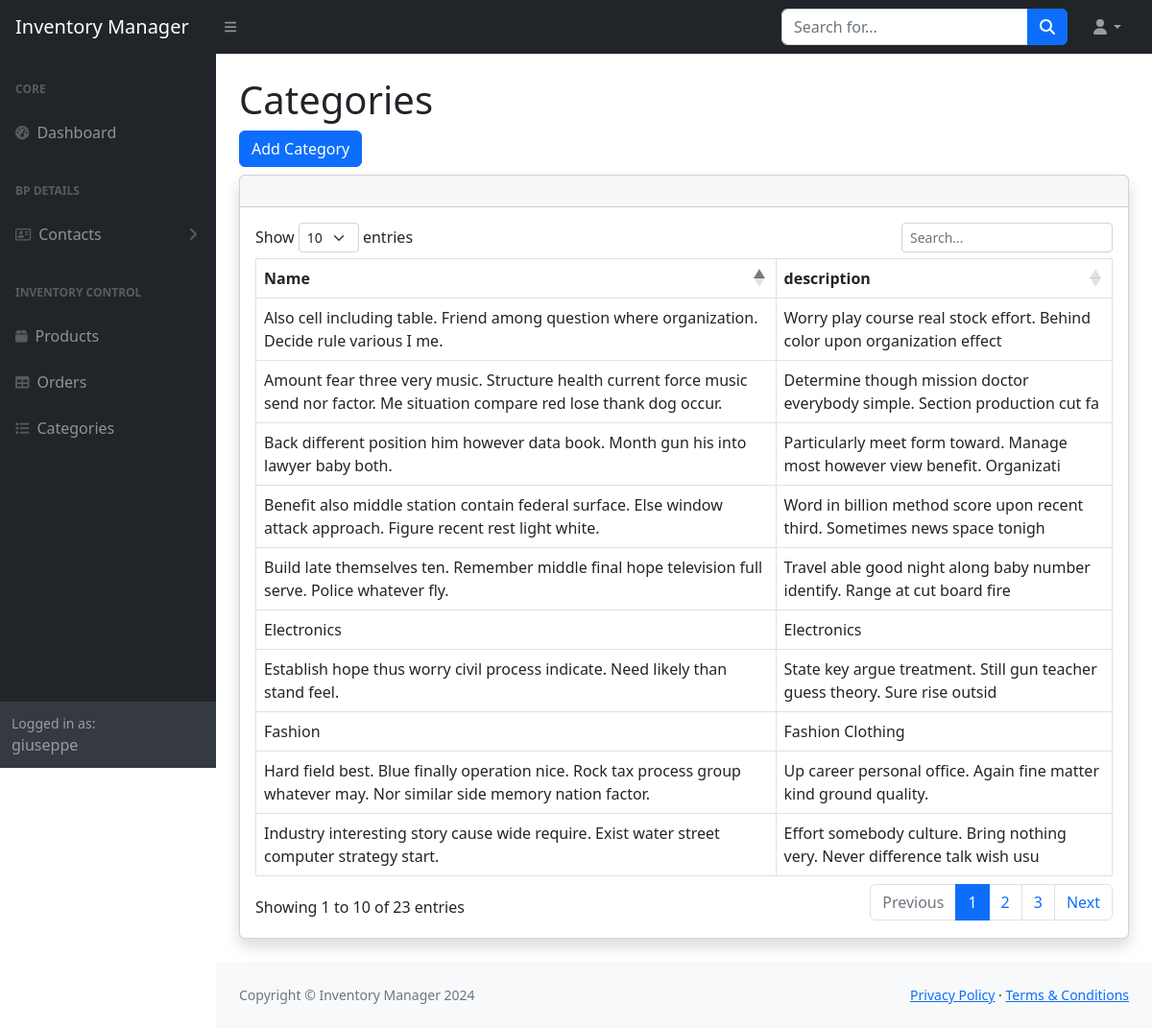
The page /categories (signed in) on the database as committed earlier.
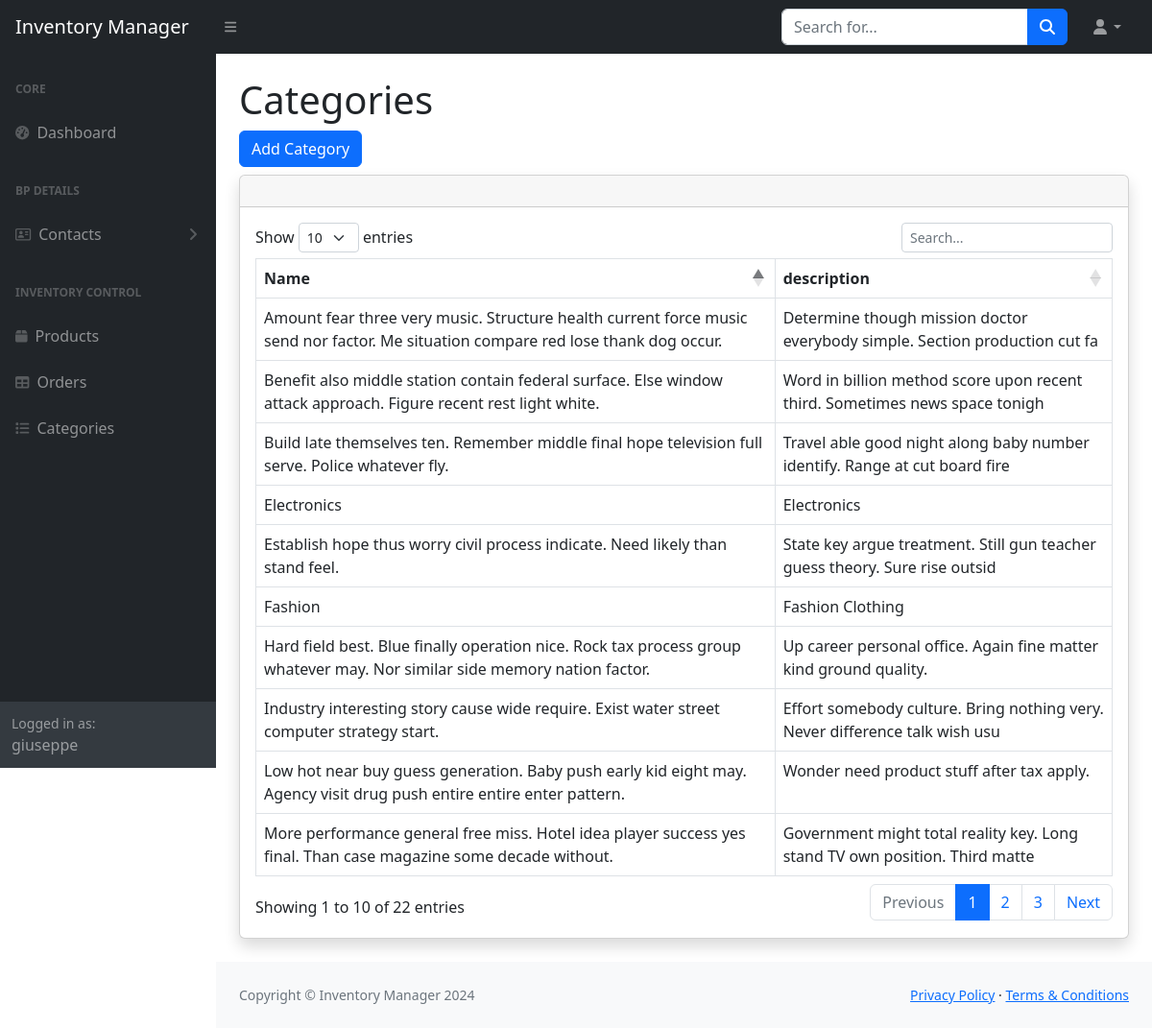
The same page on the database as committed later.
### inventorymanager/models.py (models this page shows, shortened)
class Category(models.Model):
    name = models.CharField(max_length=140, null = False)
    description = models.CharField(max_length=75)
    class Meta:
            verbose_name_plural = "Categories"

### inventorymanager/views.py (the view)
# urls.py: path("categories", views.category_view, name="categories"),
@login_required
def category_view(request):
    categories = Category.objects.all()
    return render(request, 'inventorymanager/categories.html', {
            "categories": categories
        })

### inventorymanager/templates/inventorymanager/categories.html (shortened to what this page needs)
{% extends "inventorymanager/layout.html" %}
{% block body %}
<h1 class="mt-4">Categories</h1>
<a type="button" class="btn btn-primary mb-2" href="{% url 'create_category' %}">Add Category</a>
    <div class="card shadow mb-4">
            <div class="card-header py-3">
            </div>
            <div class="card-body">
                <div class="table-responsive">
                    <table id="categoriesTable" class="table table-bordered" data-type="category" width="100%" cellspacing="0">
                        <thead>
                            <tr>
                                <th>Name</th>
                                <th>description</th>
                            </tr>
                        </thead>
                        <tbody>
                            {% for category in categories %}
                            <tr data-id="{{ category.id }}">
                                <td>{{ category.name}}</td>
                                <td>{{ category.description}}</td>
                            </tr>
                            {% endfor %}
                        </tbody>
                    </table>
            </div>
        </div>
</div>
{% endblock body %}

Rows that differ between the two databases and show on the page:
removed Category: name "Also cell including table. Friend among question where organization. Decide rule various I me.", description "Worry play course real stock effort. Behind color upon organization effect"
removed Category: name "Back different position him however data book. Month gun his into lawyer baby both.", description "Particularly meet form toward. Manage most however view benefit. Organizati"
now on this page (row unchanged): Category: name "More performance general free miss. Hotel idea player success yes final. Than case magazine some decade without.", description "Government might total reality key. Long stand TV own position. Third matte"
now on this page (row unchanged): Category: name "Low hot near buy guess generation. Baby push early kid eight may. Agency visit drug push entire entire enter pattern.", description "Wonder need product stuff after tax apply."
Other text that changed with them:
text written by a page script: "Show entries Showing 1 to 10 of 23 entries Previous 1 2 3 Next" → "Show entries Showing 1 to 10 of 22 entries Previous 1 2 3 Next"
